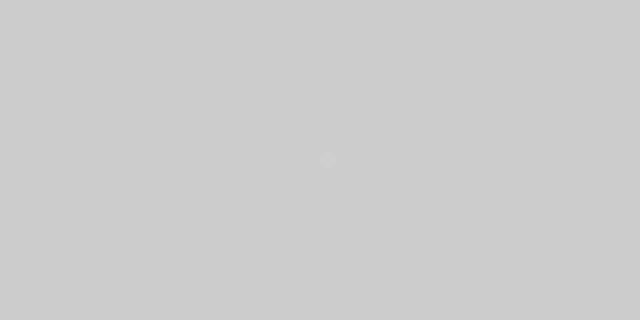
Frame 1 (no input)
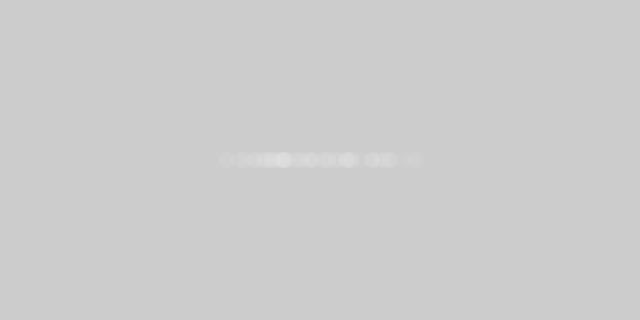
Frame 60 (the mouse pressed at the canvas centre just before this capture)
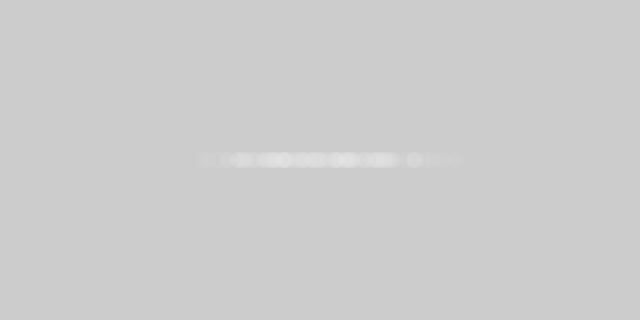
Frame 120 (the mouse held since frame 60 and released just before this capture)

The Processing sketch that drew these frames (run headless with seeded random() and noise(); from frame 60 on, the mouse is pressed at the canvas centre):

// Processing sketch: sketch_4_GaussianDistribution
// ── sketch_4_GaussianDistribution.pde
int x;

void setup() {
  size(640, 320);
}

void draw() {
  float num = randomGaussian();

  float sd = 60;
  float x = num * sd;

  noStroke();
  fill(255, 10);
  ellipse(width / 2 + x, height / 2, 16, 16);
}
